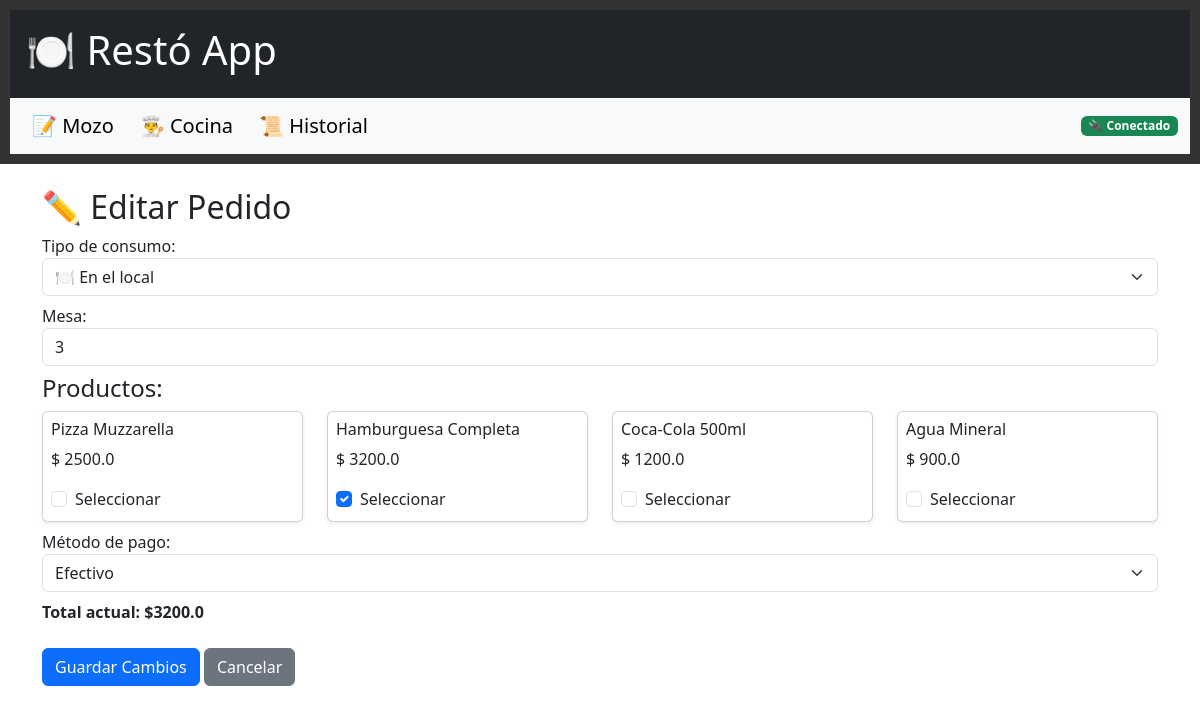
The app's page /editar/2 with its own data.
### models.py (models this page shows)
class Pedido(db.Model):
    id = db.Column(db.Integer, primary_key=True)
    mesa = db.Column(db.String(20))
    nombre_cliente = db.Column(db.String(100))
    direccion_cliente = db.Column(db.String(200))
    fecha = db.Column(db.DateTime, default=datetime.now)
    estado = db.Column(db.String(20), default="Pendiente")
    metodo_pago = db.Column(db.String(50))
    tipo_consumo = db.Column(db.String(20))
    ticket_numero = db.Column(db.String(100))
    titular = db.Column(db.String(100))
    transferencia_info = db.Column(db.String(100))
    deuda_nombre = db.Column(db.String(100))
    hora_cocina = db.Column(db.DateTime)
    items = db.relationship('Item', backref='pedido', cascade="all, delete-orphan")
    @property
    def total(self):
        return sum(item.producto.precio for item in self.items)

class Producto(db.Model):
    id = db.Column(db.Integer, primary_key=True)
    nombre = db.Column(db.String(100), nullable=False)
    precio = db.Column(db.Float, nullable=False)

### app.py (the view, shortened to what this page needs)
@app.route("/editar/<int:pedido_id>", methods=["GET", "POST"])
def editar_pedido(pedido_id):
    pedido = Pedido.query.get_or_404(pedido_id)
    productos = Producto.query.all()
    return render_template("editar.html", pedido=pedido, productos=productos)

### templates/editar.html (shortened to what this page needs)
{% extends "base.html" %}
{% block content %}
<div class="container mt-4">
    <h2>✏ Editar Pedido</h2>
    <form method="POST" action="{{ url_for('editar_pedido', pedido_id=pedido.id) }}">
        <div class="mb-2">
            <label>Tipo de consumo:</label>
            <select name="tipo_consumo" class="form-select" required id="tipo_consumo">
                <option value="Local" {% if pedido.tipo_consumo == "Local" %}selected{% endif %}>🍽️ En el local</option>
            </select>
        </div>
        <div class="mb-2" id="mesa_div">
            <label>Mesa:</label>
            <input type="text" name="mesa" class="form-control" value="{{ pedido.mesa }}">
        </div>
        <h4>Productos:</h4>
        <div class="row">
        {% for producto in productos %}
            <div class="col-6 col-md-4 col-lg-3 mb-2">
                <div class="card h-100 shadow-sm">
                    <div class="card-body p-2">
                        <h6>{{ producto.nombre }}</h6>
                        <p>$ {{ producto.precio }}</p>
                        <div class="form-check">
                            <input class="form-check-input" type="checkbox" name="producto" value="{{ producto.id }}"
                            {% for item in pedido.items %}
                                {% if item.producto.id == producto.id %}checked{% endif %}
                            {% endfor %}>
                            <label class="form-check-label">Seleccionar</label>
                        </div>
                    </div>
                </div>
            </div>
        {% endfor %}
        </div>
        <div class="mb-2">
            <label>Método de pago:</label>
            <select class="form-select" name="metodo_pago" required>
                <option value="Efectivo" {% if pedido.metodo_pago == "Efectivo" %}selected{% endif %}>Efectivo</option>
            </select>
        </div>
        <strong>Total actual: ${{ pedido.total }}</strong>
        <br><br>
        <button type="submit" class="btn btn-primary">Guardar Cambios</button>
        <a href="{{ url_for('index') }}" class="btn btn-secondary">Cancelar</a>
    </form>
</div>
{% endblock %}

### static/style.css (style rules this page uses)
body { font-family: Arial, sans-serif; margin: 20px; }
button { padding: 8px 15px; background: #28a745; color: white; border: none; cursor: pointer; }

### records on screen
Pedido: tipo_consumo "🍽️ En el local", mesa "3"
Producto: nombre "Pizza Muzzarella", precio "2500.0"
Producto: nombre "Hamburguesa Completa", precio "3200.0", producto "☑", total "3200.0"
Producto: nombre "Coca-Cola 500ml", precio "1200.0"
Producto: nombre "Agua Mineral", precio "900.0"
